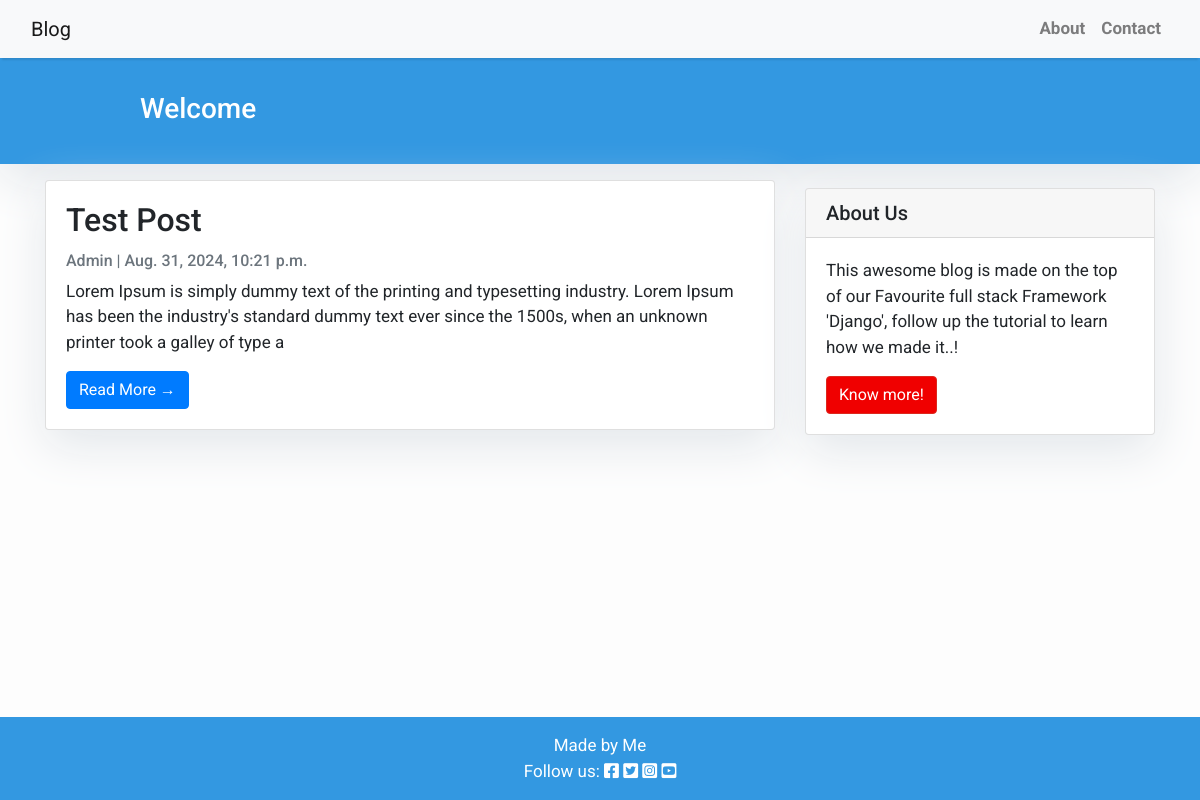
The page / on the database its author committed.
### blog/models.py (models this page shows, shortened)
class Post(models.Model):
    title = models.CharField(max_length=200, unique=True)
    slug = models.SlugField(max_length=200, unique=True)
    author = models.ForeignKey(User, on_delete= models.CASCADE,related_name='blog_posts')
    updated_on = models.DateTimeField(auto_now= True)
    content = models.TextField()
    created_on = models.DateTimeField(auto_now_add=True)
    status = models.IntegerField(choices=STATUS, default=0)
    class Meta:
        ordering = ['-created_on']

### blog/views.py (the view)
# urls.py: path('', views.PostList.as_view(), name='home'),
class PostList(generic.ListView):
    queryset = Post.objects.filter(status=1).order_by('-created_on')
    template_name = "blog/index.html"

### blog/templates/blog/index.html (shortened to what this page needs)
{% extends "base.html" %}
{% block content %}
<header class="masthead">
    <div class="container">
        <div class="row">
            <div class=" col-md-8 col-md-10 mx-auto">
                <div class="site-heading">
                    <h3 class=" site-heading my-4 mt-3 text-white"> Welcome  </h3>
                </div>
            </div>
        </div>
    </div>
</header>
<div class="container">
    <div class="row">
        <div class="col-md-8 mt-3 left">
            {% for post in post_list %}
            <div class="card mb-4">
                <div class="card-body">
                    <h2 class="card-title">{{ post.title }}</h2>
                    <p class="card-text text-muted h6">{{ post.author }} | {{ post.created_on}} </p>
                    <p class="card-text">{{post.content|slice:":200" }}</p>
                    <a href="{% url 'post_detail' post.slug  %}" class="btn btn-primary">Read More &rarr;</a>
                </div>
            </div>
            {% endfor %}
        </div>
        {% block sidebar %} {% include 'sidebar.html' %} {% endblock sidebar %}
    </div>
</div>
{%endblock%}

### static/css/style.css (style rules this page uses)
body { font-family: "Roboto", sans-serif; font-size: 17px; background-color: #fdfdfd; }
.masthead { background: #3398E1; height: auto; padding-bottom: 15px; box-shadow: 0 16px 48px #E3E7EB; padding-top: 10px; }
.card { box-shadow: 0 16px 48px #E3E7EB; }

### rows shown on the page
Post: title "Test Post", author "Admin", created_on "Aug. 31, 2024, 10:21 p.m.", content "Lorem Ipsum is simply dummy text of the printing and typesetting industry. Lorem Ipsum has been the industry's standard dummy text ever since the 1500s, when an unknown printer took a galley of type a"
